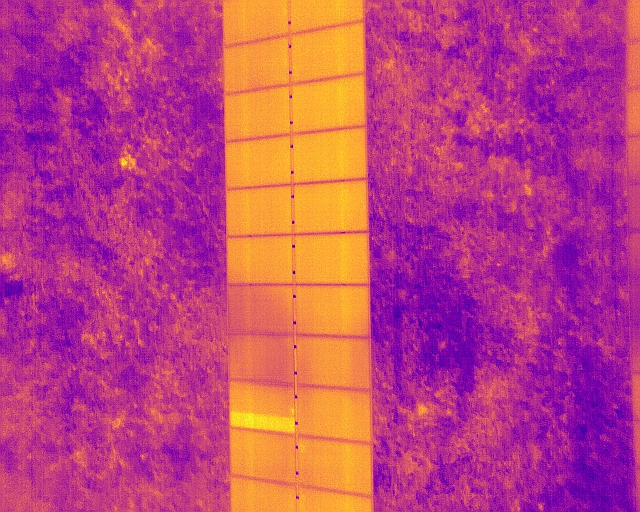
#> input picture data/plasma/6.JPG, 640 x 512 px
$ python -i playground.py   (imports and definitions only)   (older library calls are emulated)
#> lines starting #> are read from the running program, lines starting #| are printed output that depends on the picture; after the words box and inside, x2 and y2 are one past the last pixel; in counts of white or black regions, pixels touching at a corner belong together
### thermography/detection/edge_detection.py
import logging
from dataclasses import dataclass, field

import cv2
import numpy as np

__all__ = ["EdgeDetectorParams", "EdgeDetector"]

from typing import Tuple, Type

from thermography.utils import scale_image


@dataclass
class EdgeDetectorParams:
    """Parameters used by the :class:`.EdgeDetector`.

    Initializes the edge detector parameters to their default value.

    Attributes:
        :param hysteresis_min_thresh: Canny candidate edges whose weight is smaller than this threshold are ignored.
        :param hysteresis_max_thresh: Canny candidate edges whose weights is larger than this threshold are considered as edges without hysteresis.
        :param kernel_size: Kernel shape to use when performing dilation and erosion of binary edge image.
        :param kernel_shape: Kernel shape to use when performing dilation and erosion of binary edge image. One of MORPH_RECT, MORPH_CROSS, MORPH_ELLIPSE
        :param dilation_steps: Number of dilation steps to take before skeletonization.
    """
    image_scaling: int = 3
    sigma: int = 0.33
    hysteresis_min_thresh: int = 50
    hysteresis_max_thresh: int = 100

    kernel_size: Tuple[int, int] = (3, 3)
    kernel_shape: int = cv2.MORPH_CROSS
    kernel: None = field(init=False, default_factory=tuple)

    dilation_steps: int = 4

    def __post_init__(self):
        self.kernel = cv2.getStructuringElement(self.kernel_shape, self.kernel_size)


class EdgeDetector:
    """Class responsible for detecting edges in greyscale images.
    The approach taken to detect edges in the input greyscale image is the following:

        1. Perform a canny edge detection on the input image.
        2. Dilate the resulting binary image for a parametrized number of steps in order to connect short edges and smooth out the edge shape.
        3. Erode the dilated edge image in order to obtain a 1-pixel wide skeletonization of the edges in the input image.

    """

    # [90 lines left out: functions __init__, apply_brightness_contrast, strengthen_edges, detect, not called in this run]

### thermography/detection/intersection_detection.py
import numpy as np
# from simple_logger import Logger

from thermography.utils.geometry import angle, angle_diff, segment_segment_intersection

__all__ = ["IntersectionDetector", "IntersectionDetectorParams"]


class IntersectionDetectorParams:
    """Parameters used by the :class:`.IntersectionDetector`."""

    def __init__(self):
        """Initializes the intersection detector parameters to their default value.

        :ivar angle_threshold: Only intersections between segments which deviate less than this parameter from the canonical 90° angle are accepted.
        """
        # All intersections between segments whose relative angle is larger than this threshold are ignored.
        self.angle_threshold = np.pi / 180 * 30


class IntersectionDetector:
    """Class responsible for detecting intersections between segments."""

    # [59 lines left out: functions __init__, detect, __detect_intersections_between_clusters, not called in this run]

### playground.py
import glob
from datetime import datetime
from typing import Any

import cv2
import numpy as np

from configs.jet import JetConfig
from detector.utils import save_img
from display import draw_segments
from thermography.detection import SegmentClusterer, SegmentDetector


def resize_image(input_image, image_scaling):
    resized_image = cv2.resize(src=input_image, dsize=(0, 0), fx=image_scaling, fy=image_scaling)
    return resized_image


def apply_brightness_contrast(input_img, brightness=0, contrast=0):
    if brightness != 0:
        if brightness > 0:
            shadow = brightness
            highlight = 255
        else:
            shadow = 0
            highlight = 255 + brightness
        alpha_b = (highlight - shadow) / 255
        gamma_b = shadow

        buf = cv2.addWeighted(input_img, alpha_b, input_img, 0, gamma_b)
    else:
        buf = input_img.copy()

    if contrast != 0:
        f = 131 * (contrast + 127) / (127 * (131 - contrast))
        alpha_c = f
        gamma_c = 127 * (1 - f)

        buf = cv2.addWeighted(buf, alpha_c, buf, 0, gamma_c)
    return buf


# https://github.com/satvik007/Scanner_OP/tree/master/src/ex03
def strengthen_edges(input_image):
    # blurring (probably could be improved, reduced to one)
    blurred_image = cv2.bilateralFilter(input_image, 3, 200, 200)
    blurred_image = cv2.GaussianBlur(blurred_image, (7, 7), 0)

    # adaptive thresholding
    adaptive_threshold = cv2.adaptiveThreshold(blurred_image, 255, cv2.ADAPTIVE_THRESH_GAUSSIAN_C, cv2.THRESH_BINARY, 11, 2)
    denoised_image = cv2.fastNlMeansDenoising(adaptive_threshold, 11, 31, 9)  #30, 7, 25

    # contrasting
    brightness = 0
    contrast = 64  # contrast_const

    contrasted_image = apply_brightness_contrast(denoised_image, brightness, contrast)
    return contrasted_image


# https://docs.opencv.org/3.1.0/d3/db4/tutorial_py_watershed.html
# https://github.com/karaage0703/python-image-processing/blob/master/watershed.py
def remove_background(input_image):
    image_scaling = 1
    scaled_image = resize_image(input_image, image_scaling)

    gaussian_blur = 3
    blurred_image = cv2.blur(scaled_image, (gaussian_blur, gaussian_blur))
    # blurred_image = cv2.GaussianBlur(scaled_image, (3,3), 0)
    # blurred_image = cv2.bilateralFilter(scaled_image, 5, 120, 120)

    grayed_image = cv2.cvtColor(blurred_image, cv2.COLOR_BGR2GRAY)
    thresholded_image = cv2.adaptiveThreshold(grayed_image, 255, cv2.ADAPTIVE_THRESH_GAUSSIAN_C,
                                              cv2.THRESH_BINARY, 713, 1)

    # noise removal
    kernel = np.ones((7,7), np.uint8)
    opening = cv2.morphologyEx(thresholded_image, cv2.MORPH_OPEN, kernel, iterations=2)

    # find sure foreground area
    distance_transform = cv2.distanceTransform(opening, cv2.DIST_L2, 3)
    _, sure_foreground_image = cv2.threshold(distance_transform, 0.01 * distance_transform.max(), 255, 0)
    sure_foreground_image = np.uint8(sure_foreground_image)

    background_removed_image = cv2.bitwise_and(grayed_image, sure_foreground_image)

    # discard small contours/areas
    min_area = 200 * 100 * image_scaling
    contours, hierarchy = cv2.findContours(opening, cv2.RETR_TREE, cv2.CHAIN_APPROX_SIMPLE)
    areas = [cv2.contourArea(contour) for contour in contours]
    discarded_contours = [area < min_area for area in areas]
    contours = [contours[i] for i in range(len(contours)) if not discarded_contours[i]]

    mask = np.zeros_like(background_removed_image)
    cv2.drawContours(mask, contours, -1, 255, cv2.FILLED)

    mask = cv2.dilate(mask, kernel, iterations=5)
    mask = cv2.blur(mask, (25, 25))
    mask = mask.astype(np.float) / 255.
    retained_contours_image = (background_removed_image * mask).astype(np.uint8)
    return retained_contours_image


def detect_edges(input_image):
    hysteresis_min_thresh = 35
    hysteresis_max_thresh = 45

    canny_image = cv2.Canny(image=input_image, threshold1=hysteresis_min_thresh,
                            threshold2=hysteresis_max_thresh, apertureSize=3)

    kernel_size = (7, 7)
    kernel_shape = cv2.MORPH_CROSS
    kernel = cv2.getStructuringElement(kernel_shape, kernel_size)

    dilation_steps = 4
    dilated = cv2.dilate(canny_image, (3, 3), iterations=dilation_steps)

    size = np.size(dilated)
    skel = np.zeros(dilated.shape, np.uint8)

    img = dilated
    done = False

    while not done:
        eroded = cv2.erode(img, kernel)
        temp = cv2.dilate(eroded, kernel)
        temp = cv2.subtract(img, temp)
        skel = cv2.bitwise_or(skel, temp)
        img = eroded.copy()

        zeros = size - cv2.countNonZero(img)
        if zeros == size:
            done = True

    return skel


# https://stackoverflow.com/questions/3648910/selecting-the-pixels-with-highest-intensity-in-opencv
def remove_reflections(input_image):
    grayed_image = cv2.cvtColor(input_image, cv2.COLOR_BGR2GRAY)

    hi_percentage = 0.03  # we want the hi_percentage brightest pixels
    hist = cv2.calcHist([grayed_image], [0], None, [256], [0, 256]).flatten()

    # * find brightness threshold
    # here: highest thresh for including at least hi_percentage image pixels,
    #       maybe you want to modify it for lowest threshold with for including
    #       at most hi_percentage pixels

    total_count = grayed_image.shape[0] * grayed_image.shape[1]  # height * width
    target_count = hi_percentage * total_count  # bright pixels we look for
    summed = 0
    for i in range(255, 0, -1):
        summed += int(hist[i])
        if target_count <= summed:
            hi_thresh = i
            break
    else:
        hi_thresh = 0

    brightest_pixels_image = cv2.threshold(grayed_image, hi_thresh, 0, cv2.THRESH_TOZERO)[1]
    inpainted_image = cv2.inpaint(input_image, brightest_pixels_image, 21, cv2.INPAINT_TELEA)
    return inpainted_image


# display
# [12 lines left out: functions detect_segments_functional, cluster_segments_functional, not called in this run]


def process_image(img_path):
#> called with img_path = 'data/plasma/6.JPG'
    input_image = cv2.imread(img_path)
#> input_image is the input picture: shape (512, 640, 3); mean B, G, R 124.5, 66.3, 189.8
    original_image = input_image.copy()

    # 1. remove reflections
    removed_reflections_image = remove_reflections(input_image)
#> in remove_reflections, `grayed_image = cv2.cvtColor(input_image, cv2.COLOR_BGR2GRAY)`:
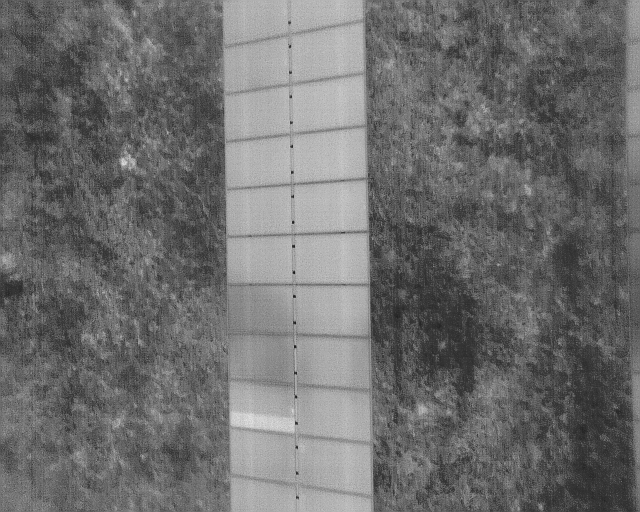
#> grayed_image: shape (512, 640); min 27, max 225, mean 109.8
#> in remove_reflections, `hist = cv2.calcHist([grayed_image], [0], None, [256], [0, 256]).flatte..`: hist = 256 values, max 5094 at index 102, min 0 at index 0, mean 1280
#> the loop in remove_reflections, `for i in range(255, 0, -1):` made 72 passes
#> summed on passes 1 to 8: 0, 0, 0, 0, 0, 0, 0, 0
#> after the loop in remove_reflections, `for i in range(255, 0, -1):`: summed = 10079
    cv2.imshow('removed_reflections_image', removed_reflections_image)

    # 2. remove background
    removed_background_image = remove_background(removed_reflections_image)
#> in remove_background, `thresholded_image = cv2.adaptiveThreshold(grayed_image, 255, cv2.ADAPT..`:
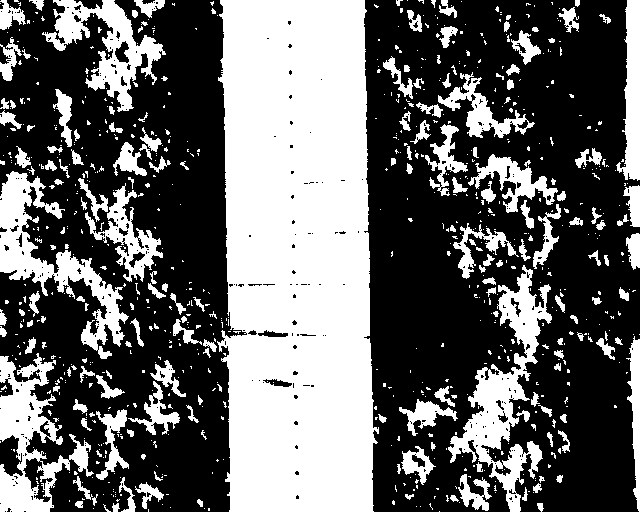
#> thresholded_image: shape (512, 640); 39.7% white; 816 white regions (635 under 20 px), largest, box (x1, y1, x2, y2) and area: (217, 0, 379, 512) 72509, (448, 265, 552, 512) 7444, (0, 171, 129, 359) 6366
#> in remove_background, `distance_transform = cv2.distanceTransform(opening, cv2.DIST_L2, 3)`:
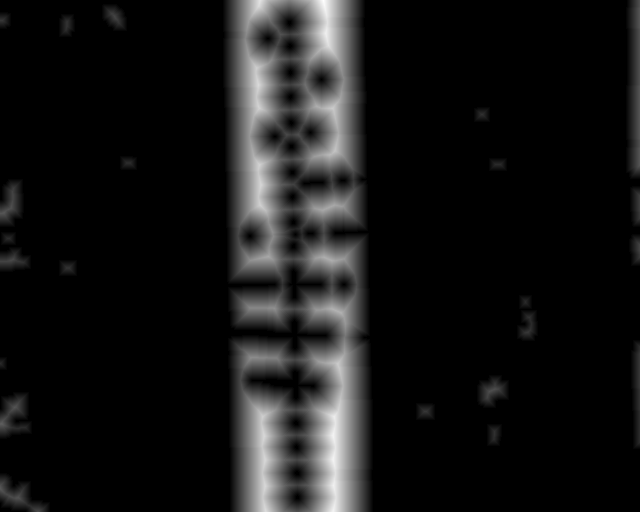
#> distance_transform: shape (512, 640) float32; min 0, max 40.11, mean 3.3; drawn with min black and max white
#> in remove_background, `background_removed_image = cv2.bitwise_and(grayed_image, sure_foregrou..`:
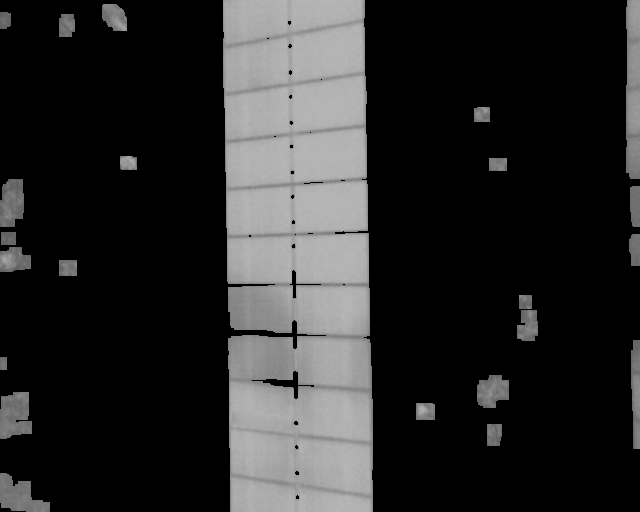
#> background_removed_image: shape (512, 640); min 0, max 183, mean 41.2
#> in remove_background, `contours, hierarchy = cv2.findContours(opening, cv2.RETR_TREE, cv2.CHA..`: contours = 50 contours, 24 with area under 20; largest, box (x1, y1, x2, y2) and area: (223, 0, 373, 512) 71301, (626, 0, 640, 179) 2226, (0, 392, 32, 439) 1152, (0, 473, 50, 512) 1097, (0, 179, 24, 227) 924
#> in remove_background, `areas = [cv2.contourArea(contour) for contour in contours]`: areas = 50 values, max 71301 at index 22, min 2 at index 32, mean 1671.6
#> in remove_background, `discarded_contours = [area < min_area for area in areas]`: discarded_contours = 50 items, first 6: True, True, True, True, True, True
#> in remove_background, `contours = [contours[i] for i in range(len(contours)) if not discarded..`: contours = 1 contour; box (x1, y1, x2, y2) and area: (223, 0, 373, 512) 71301
    cv2.imshow('removed_background', removed_background_image)

    # 3. strengthen edges
    strengthened_edges_image = strengthen_edges(removed_background_image)
#> in strengthen_edges, `adaptive_threshold = cv2.adaptiveThreshold(blurred_image, 255, cv2.ADA..`:
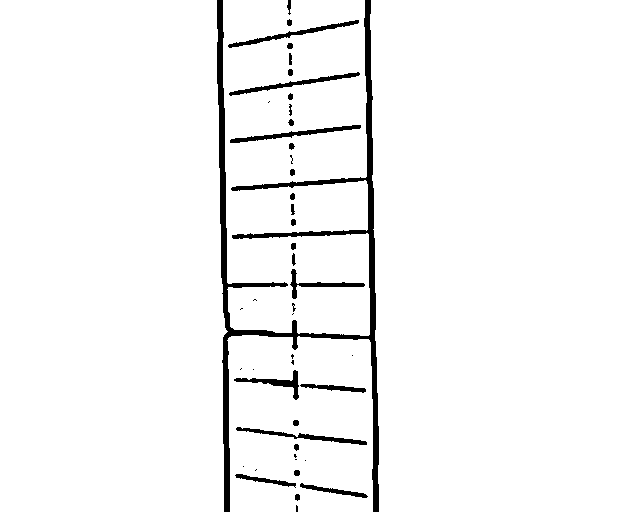
#> adaptive_threshold: shape (512, 640); 96.2% white; 46 black regions (17 under 20 px), largest, box (x1, y1, x2, y2) and area: (217, 0, 379, 512) 8034, (230, 125, 361, 143) 550, (228, 20, 359, 48) 537
    _, global_thresh = cv2.threshold(removed_background_image, 0, 255, cv2.THRESH_BINARY)
#> global_thresh: shape (512, 640); 21.8% white; 1 white region, box (x1, y1, x2, y2) and area: (223, 0, 373, 512) 71518
    strengthened_edges_image = cv2.bitwise_and(strengthened_edges_image, global_thresh)
    cv2.imshow('strengthened_edges_image', strengthened_edges_image)

    #  4. strengthen edges on removed background
    image_scaling = 3
    original_image = resize_image(original_image, image_scaling)
    removed_background_image = resize_image(removed_background_image, image_scaling)
    strengthened_edges_image = resize_image(strengthened_edges_image, image_scaling)

    visible_edges_image = cv2.addWeighted(removed_background_image, 1,
                                    strengthened_edges_image, 0.5, 0, removed_background_image)

    cv2.imshow('visible_edges_image', visible_edges_image)

    blurred_image = cv2.bilateralFilter(strengthened_edges_image, 9, 200, 200)
#> blurred_image: shape (1536, 1920)
    cv2.imshow('blurred_image', blurred_image)

    # 5. canny edge detection
    canny_image = detect_edges(strengthened_edges_image)
#> in detect_edges, `dilated = cv2.dilate(canny_image, (3, 3), iterations=dilation_steps)`:
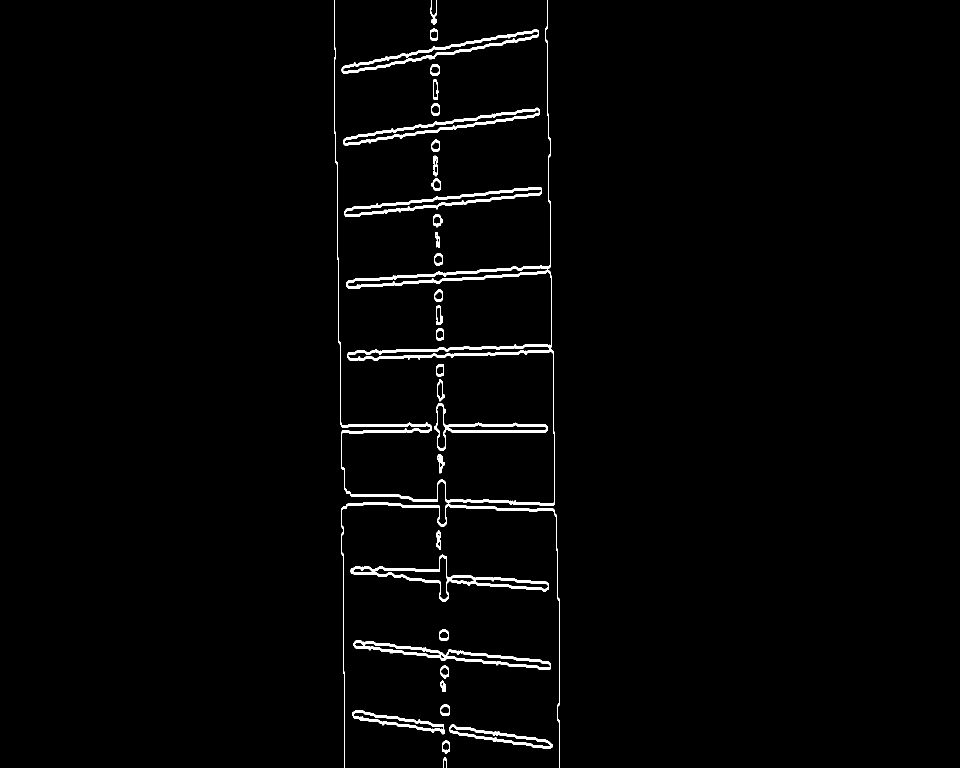
#> dilated: shape (1536, 1920) (shown at 1/2 size); 1.7% white; 34 white regions, largest, box (x1, y1, x2, y2) and area: (668, 0, 1110, 1012) 14705, (701, 1109, 1098, 1204) 4272, (683, 59, 1077, 148) 4122
#> in detect_edges, `size = np.size(dilated)`: size = 2949120
#> the loop in detect_edges, `while not done:` made 2 passes
#> zeros on passes 1 to 2: 2948799, 2949120
#> pass 1, in detect_edges, `temp = cv2.subtract(img, temp)`:
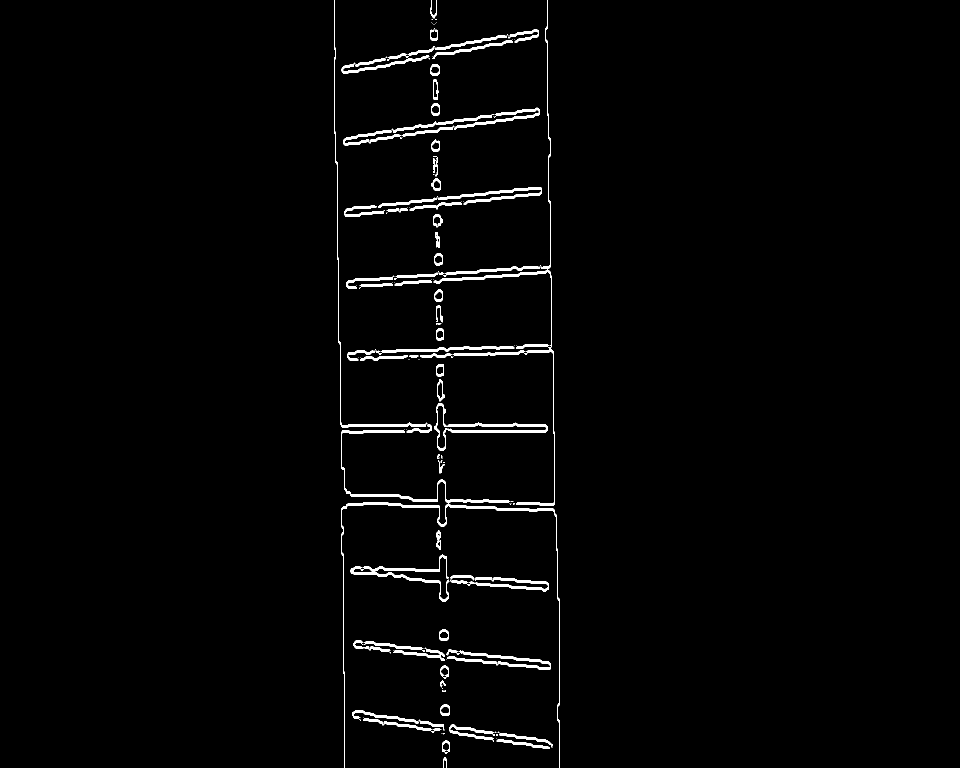
#> temp: shape (1536, 1920) (shown at 1/2 size); 1.6% white; 242 white regions (149 under 20 px), largest, box (x1, y1, x2, y2) and area: (683, 1004, 1119, 1536) 3446, (683, 860, 1021, 1006) 2523, (867, 539, 1110, 1012) 2335
    cv2.imshow('canny_image', canny_image)

    # 6. segmentation
#> (the run stopped early here; a loop or call above may not have finished)
